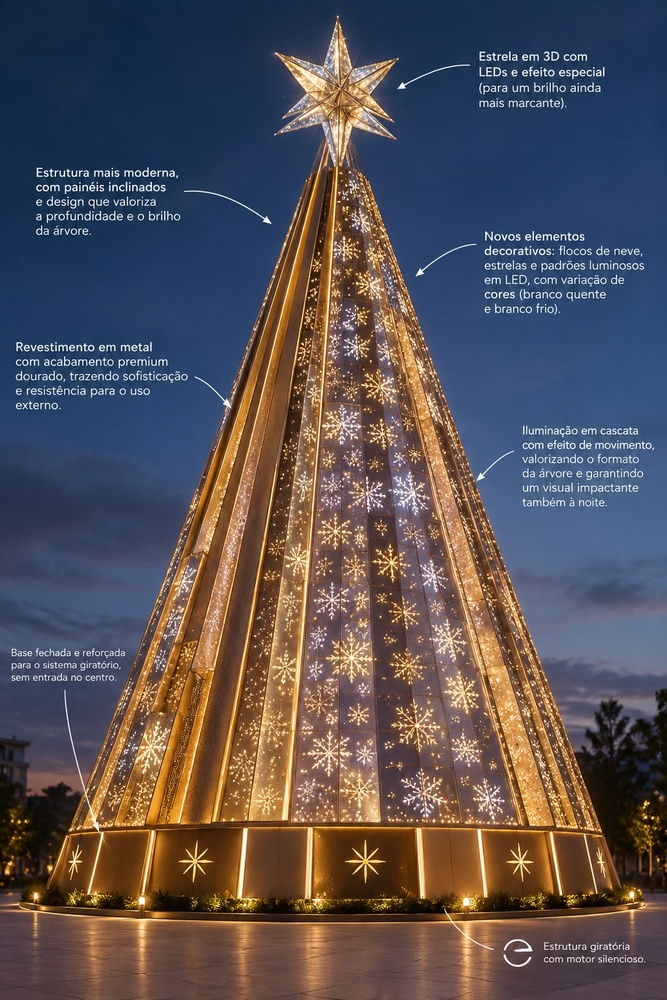
#> input picture gerados/arvore/WhatsApp Image 2026-09-11 at 17.51.30.jpeg, 667 x 1000 px, shrunk from 1024 x 1536 before the run
$ python -i referencia.py   (imports and definitions only)
#> lines starting #> are read from the running program, lines starting #| are printed output that depends on the picture; after the words box and inside, x2 and y2 are one past the last pixel; in counts of white or black regions, pixels touching at a corner belong together
"""Medicao de uma imagem de referencia: silhueta, proporcoes por faixas e marcas acesas.

Responde ao que se julga numa referencia ANTES de modelar: onde comeca e acaba a
forma, a que altura estao as zonas que mandam (os olhos, um emblema, a base) e
quanto a silhueta enche a sua propria caixa. Tudo o que sai daqui e relativo ao
OBJETO (0 a 1 dentro da sua caixa), nunca a imagem - e o que permite comparar duas
imagens de escalas e enquadramentos diferentes.
"""
import io
import math

import numpy as np

FAIXAS = 16
MARCAS = 4
ALFA_OBJETO = 24
LIMIAR_DISTANCIA = 26.0
LIMIAR_FUNDO_LISO = 34.0
LIMIAR_ACIMA = 0.85
LIMIAR_MINIMO = 12.0
MINIMO_BURACO = 0.004
MINIMO_OBJETO = 0.0015
MINIMO_PECA = 0.02
MINIMO_PIXEIS_MARCA = 4.0
LIMIAR_COMPACTA = 0.15
LIMIAR_PECA_SOLTA = 0.5
PESO_LUZ = (0.299, 0.587, 0.114)


def carregar(caminho):
    """(rgb float32, alfa ou None) de um ficheiro de imagem, ja em RGBA."""
    with open(caminho, "rb") as ficheiro:
        return _dados_da_imagem(ficheiro.read())


def medir(caminho, faixas=FAIXAS, marcas=MARCAS, quadro=None):
    rgb, alfa = carregar(caminho)
    return medir_dados(rgb, alfa, faixas, marcas, quadro)


# [4 lines left out: function medir_bytes, not called in this run]


def medir_dados(rgb, alfa=None, faixas=FAIXAS, marcas=MARCAS, quadro=None):
    """quadro: (x0, y0, x1, y1) em fraccao da imagem, declarado por quem olhou onde esta o objeto."""
    bruta, como = _mascara_do_objeto(rgb, alfa)
    furada, outras = _limpar(bruta)
    cheia = _preencher(furada)
    declarada = _quadro_em_pixeis(quadro, cheia.shape)
    silhueta = True
    if declarada is not None and (_toca_a_moldura(cheia) or _compactacao(cheia) < LIMIAR_COMPACTA):
        separada = _por_grabcut(rgb, declarada)
        limpa, _soltas = _limpar(separada)
        medida = _preencher(limpa)
        if _compactacao(medida) >= LIMIAR_COMPACTA and not _toca_a_moldura(medida):
            furada, cheia, outras = limpa, medida, []
            como = "corte de grafos (GrabCut) dentro do quadro que indicaste"
        else:
            silhueta = False
    caixa = _caixa(cheia) if silhueta else declarada
    if caixa is None:
        raise ValueError("nao encontrei objeto nenhum: a imagem parece vazia ou de uma cor so")
    x0, y0, x1, y1 = caixa
    largura = x1 - x0 + 1
    altura = y1 - y0 + 1
    if largura * altura < MINIMO_OBJETO * cheia.size:
        raise ValueError("o objeto encontrado e pequeno demais para medir (menos de 0,15% da imagem)")
    recorte = cheia[y0:y1 + 1, x0:x1 + 1]
    cinza_da_imagem = _cinza(rgb)
    cinza = cinza_da_imagem[y0:y1 + 1, x0:x1 + 1]
    inclinacao, alongamento = _eixos(recorte)
    centro = _centro(recorte)
    achados = _marcas_acesas(
        cinza_da_imagem, (x0, y0, largura, altura), marcas * 3 if declarada else marcas
    )
    marcas_do_relato, marcas_fora = _marcas_no_quadro(achados, declarada, marcas)
    medidas = {
        "imagem": (int(cheia.shape[1]), int(cheia.shape[0])),
        "como": como,
        "caixa": (int(x0), int(y0), int(x1), int(y1)),
        "objeto": (int(largura), int(altura)),
        "proporcao": largura / altura,
        "area": int(recorte.sum()),
        "area_relativa": float(recorte.mean()),
        "area_da_imagem": float(cheia.sum()) / cheia.size,
        "centro": centro,
        "inclinacao": inclinacao,
        "alongamento": alongamento,
        "eixo": "vertical" if altura >= largura else "horizontal",
        "perfil": _perfil(recorte, faixas),
        "brilho": _brilho_por_faixa(cinza, recorte, faixas),
        "marcas": marcas_do_relato,
        "marcas_fora": marcas_fora,
        "buracos": _buracos(furada[y0:y1 + 1, x0:x1 + 1], float(recorte.sum())),
        "outras_pecas": outras,
        "toca_a_moldura": _toca_a_moldura(cheia),
        "quadro": declarada,
        "silhueta": silhueta,
        "rgb": rgb,
        "mascara": cheia,
    }
    return medidas


# [187 lines left out: functions relato, comparar, desenho, not called in this run]


def _dados_da_imagem(bruto):
    from PIL import Image

    with Image.open(io.BytesIO(bruto)) as bruta:
#> bruta is the input picture: PIL image 667x1000 RGB; mean R, G, B 88.1, 80.8, 85.4
        tem_alfa = bruta.mode in ("RGBA", "LA", "PA") or "transparency" in bruta.info
#> tem_alfa = False
        imagem = bruta.convert("RGBA")
    dados = np.asarray(imagem).astype(np.float32)
    return dados[:, :, :3], (dados[:, :, 3] if tem_alfa else None)


def _cinza(rgb):
    return rgb[:, :, 0] * PESO_LUZ[0] + rgb[:, :, 1] * PESO_LUZ[1] + rgb[:, :, 2] * PESO_LUZ[2]


def _mascara_do_objeto(rgb, alfa):
    if alfa is not None and float(alfa.min()) < ALFA_OBJETO:
        return alfa >= ALFA_OBJETO, "canal alfa da imagem"
    fundo, espalhamento = _cor_do_fundo(rgb)
    if espalhamento <= LIMIAR_FUNDO_LISO:
        distancia = np.abs(rgb - fundo).max(axis=2)
        return distancia > LIMIAR_DISTANCIA, (
            f"diferenca para a cor de fundo da borda ({fundo[0]:.0f},{fundo[1]:.0f},{fundo[2]:.0f})"
        )
    return _por_otsu(rgb), "luminancia por Otsu (a borda nao tem cor unica)"


def _cor_do_fundo(rgb):
    altura, largura = rgb.shape[:2]
    faixa = max(1, min(altura, largura) // 12)
    bordas = np.concatenate([
        rgb[:faixa].reshape(-1, 3),
        rgb[-faixa:].reshape(-1, 3),
        rgb[:, :faixa].reshape(-1, 3),
        rgb[:, -faixa:].reshape(-1, 3),
    ])
    fundo = np.median(bordas, axis=0)
#> fundo = [46, 60, 78]
    espalhamento = float(np.percentile(np.abs(bordas - fundo).max(axis=1), 85))
#> espalhamento = 69
#> in _mascara_do_objeto, `fundo, espalhamento = _cor_do_fundo(rgb)`: fundo = [46, 60, 78]; espalhamento = 69
    return fundo, espalhamento


def _por_otsu(rgb):
    """Dos dois lados do limiar de Otsu, fica o que se comportar como OBJETO.

    Dois sinais, nesta ordem: o objeto nao encosta a moldura da imagem (o fundo encosta, por
    definicao) e, entre os que nao encostam, e o mais compacto. Cada sinal sozinho engana -
    num fundo com textura a limpeza liga os pontos soltos numa teia que cobre tudo (compacta,
    mas encostada a moldura) e o fundo tem tanta area como o objeto (encostado, mas nem sempre
    o mais compacto). Medido, nao adivinhado.
    """
    import cv2

    cinza = cv2.cvtColor(rgb.astype(np.uint8), cv2.COLOR_RGB2GRAY)
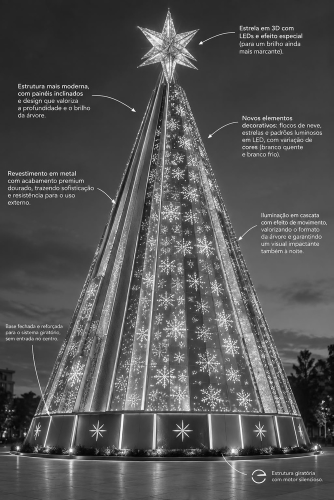
#> cinza: shape (1000, 667) (shown at 1/2 size); min 1, max 254, mean 83.5
    _, clara = cv2.threshold(cinza, 0, 255, cv2.THRESH_BINARY + cv2.THRESH_OTSU)
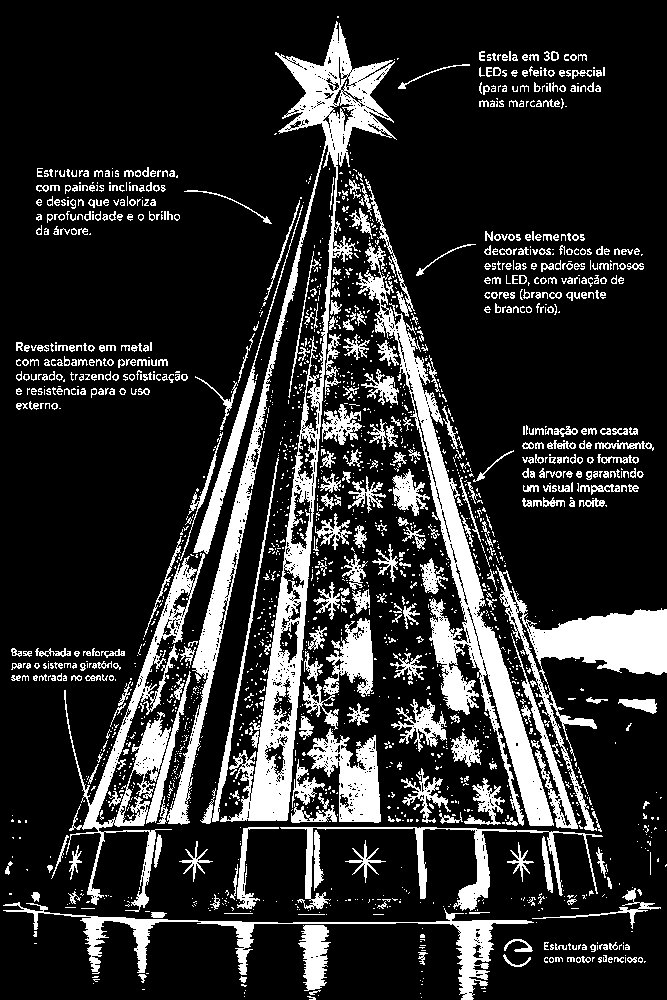
#> clara: shape (1000, 667); 17.8% white; 2073 white regions (1567 under 20 px), largest, box (x1, y1, x2, y2) and area: (167, 21, 397, 825) 24261, (356, 243, 554, 826) 14866, (496, 565, 667, 831) 8543
    candidatas = [(clara > 0), (cv2.bitwise_not(clara) > 0)]
    limpas = [_limpar(candidata)[0] for candidata in candidatas]
#> limpas = 2 items
    soltas = [mascara for mascara in limpas if not _toca_a_moldura(mascara)]
#> soltas = []
    return max(soltas or limpas, key=_compactacao)


LIMITE_DO_QUADRO_NA_IMAGEM = 0.70
LADO_PARA_MEIA_ESCALA = 360


# [39 lines left out: function _por_grabcut, not called in this run]


def _toca_a_moldura(mascara):
    return bool(mascara[0].any() or mascara[-1].any() or mascara[:, 0].any() or mascara[:, -1].any())


def _compactacao(mascara):
    caixa = _caixa(mascara)
#> in _caixa, `linhas = np.flatnonzero(mascara.any(axis=1))`: linhas = 984 values from 16 to 999
#> in _caixa, `colunas = np.flatnonzero(mascara.any(axis=0))`: colunas = 664 values from 3 to 666
#> caixa = (3, 16, 666, 999)
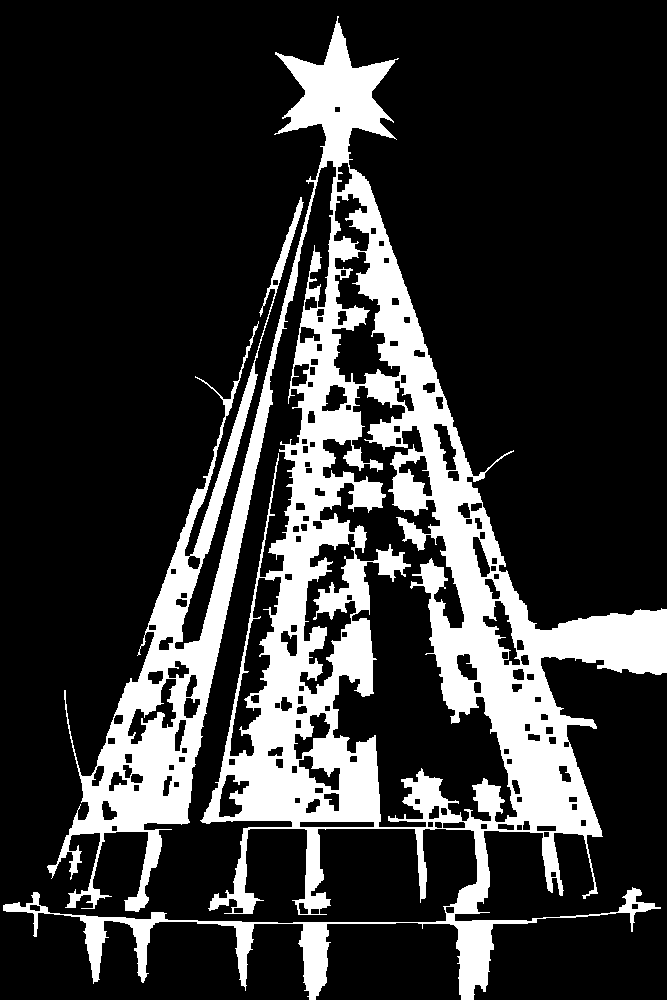
#> mascara: shape (1000, 667) bool; 20.7% white; 1 white region, box (x1, y1, x2, y2) and area: (3, 16, 667, 1000) 137943
    if caixa is None:
        return 0.0
    x0, y0, x1, y1 = caixa
#> x0 = 3; y0 = 16; x1 = 666; y1 = 999
    return float(mascara.sum()) / float((x1 - x0 + 1) * (y1 - y0 + 1))


def _limpar(mascara):
    """Maior peca ligada, sem os pontos soltos; devolve tambem a area das pecas descartadas."""
    import cv2

    nucleo = np.ones((3, 3), np.uint8)
    tinta = mascara.astype(np.uint8) * 255
    tinta = cv2.morphologyEx(tinta, cv2.MORPH_CLOSE, nucleo, iterations=2)
    quantos, rotulos, estatisticas, _ = cv2.connectedComponentsWithStats(tinta, 8)
    if quantos <= 1:
        return tinta > 0, []
    areas = estatisticas[1:, cv2.CC_STAT_AREA]
    maior = 1 + int(np.argmax(areas))
    descartadas = [
        float(area) / float(areas.max())
        for indice, area in enumerate(areas, start=1)
        if indice != maior and float(area) / float(areas.max()) >= MINIMO_PECA
    ]
    return rotulos == maior, sorted(descartadas, reverse=True)


def _preencher(mascara):
    """Silhueta sem furos: o detalhe claro dentro do objeto nao pode furar o contorno."""
    import cv2

    tinta = mascara.astype(np.uint8) * 255
    contornos, _ = cv2.findContours(tinta, cv2.RETR_EXTERNAL, cv2.CHAIN_APPROX_SIMPLE)
    cheia = np.zeros_like(tinta)
    cv2.drawContours(cheia, contornos, -1, 255, thickness=cv2.FILLED)
    return cheia > 0


def _caixa(mascara):
    linhas = np.flatnonzero(mascara.any(axis=1))
    colunas = np.flatnonzero(mascara.any(axis=0))
    if linhas.size == 0 or colunas.size == 0:
        return None
    return int(colunas[0]), int(linhas[0]), int(colunas[-1]), int(linhas[-1])


def _quadro_em_pixeis(quadro, forma):
    if not quadro:
        return None
    altura, largura = forma[:2]
    valores = [float(valor) for valor in quadro]
    if len(valores) != 4:
        raise ValueError("o quadro precisa de 4 numeros: x0, y0, x1, y1")
    x0, y0, x1, y1 = valores
    if not (0.0 <= x0 < x1 <= 1.0 and 0.0 <= y0 < y1 <= 1.0):
        raise ValueError(
            "o quadro tem de caber na imagem e ter area: x0 < x1 e y0 < y1, os quatro entre 0% e 100%"
        )
    caixa = (
        int(round(x0 * largura)),
        int(round(y0 * altura)),
        min(largura - 1, int(round(x1 * largura)) - 1),
        min(altura - 1, int(round(y1 * altura)) - 1),
    )
    if (caixa[2] - caixa[0] + 1) * (caixa[3] - caixa[1] + 1) < MINIMO_OBJETO * largura * altura:
        raise ValueError("o quadro declarado e pequeno demais para medir (menos de 0,15% da imagem)")
    return caixa


def _centro(recorte):
    ys, xs = np.nonzero(recorte)
    if xs.size == 0:
        return 0.5, 0.5
    return float(xs.mean()) / recorte.shape[1], float(ys.mean()) / recorte.shape[0]


def _eixos(recorte):
    ys, xs = np.nonzero(recorte)
    if xs.size < 3:
        return 0.0, 1.0
    pontos = np.stack([xs - xs.mean(), ys - ys.mean()], axis=1).astype(np.float64)
    valores, vetores = np.linalg.eigh(pontos.T @ pontos / len(pontos))
    ordem = np.argsort(valores)[::-1]
    maior, menor = float(valores[ordem[0]]), float(valores[ordem[1]])
    alongamento = math.sqrt(maior / menor) if menor > 1e-9 else 99.0
    vetor = vetores[:, ordem[0]]
    inclinacao = math.degrees(math.atan2(abs(float(vetor[0])), abs(float(vetor[1]))))
    return inclinacao, alongamento


def _perfil(recorte, faixas):
    altura, largura = recorte.shape
    linhas = []
    for indice in range(max(1, faixas)):
        topo, base = _limites_da_faixa(indice, altura, faixas)
        fatia = recorte[topo:base]
        colunas = np.flatnonzero(fatia.any(axis=0))
        if colunas.size == 0:
            linhas.append(((indice + 0.5) / faixas, 0.0, 0.5, 0.0))
            continue
        linhas.append((
            (indice + 0.5) / faixas,
            (colunas[-1] - colunas[0] + 1) / largura,
            float(colunas.mean()) / largura,
            float(fatia.mean()),
        ))
    return linhas


def _brilho_por_faixa(cinza, recorte, faixas):
    altura = recorte.shape[0]
    valores = []
    for indice in range(max(1, faixas)):
        topo, base = _limites_da_faixa(indice, altura, faixas)
        fatia = recorte[topo:base]
        if not fatia.any():
            valores.append(0.0)
            continue
        valores.append(float(cinza[topo:base][fatia].mean()) / 255.0)
    return valores


def _limites_da_faixa(indice, altura, faixas):
    topo = min(altura - 1, int(round(indice * altura / faixas)))
    base = max(topo + 1, min(altura, int(round((indice + 1) * altura / faixas))))
    return topo, base


def _marcas_acesas(cinza, caixa, quantas):
    """Regioes ACESAS medidas na IMAGEM, por MASSA - nunca presas a mascara do objeto.

    Dois defeitos medidos na mesma imagem (rosto de malha de pontos sobre fundo salpicado
    de particulas acesas), os dois aqui:
    1. A procura era DENTRO da mascara do objeto, e a mascara sai errada exactamente quando
    objeto e fundo partilham a cor - nessa imagem deixava de fora 98% dos pixeis acesos
    (984 de 47631) e o resultado era ZERO marcas, no momento em que elas mais precisavam de
    sair. A marca (um olho, um emblema) e um sinal de brilho proprio: nao depende da silhueta.
    2. A ordem era por BRILHO MEDIO, e num fundo salpicado o mais brilhante e um ponto
    minusculo e puro, enquanto a marca de verdade e uma mancha com MASSA. Passa a ordenar-se
    por area - as particulas caem para o fim sozinhas - e cada mancha leva a area e o quanto
    enche a propria caixa: uma rede de fios enche 5%, um olho cheio enche 30%.
    """
    import cv2

    if cinza.size == 0:
        return []
    limiar = max(float(cinza.max()) * LIMIAR_ACIMA, LIMIAR_MINIMO)
    acima = (cinza >= limiar).astype(np.uint8)
    if not acima.any():
        return []
    quantos, rotulos, estatisticas, _ = cv2.connectedComponentsWithStats(acima, 8)
    x0, y0, largura_caixa, altura_caixa = caixa
    achados = []
    for indice in range(1, quantos):
        area = float(estatisticas[indice, cv2.CC_STAT_AREA])
        if area < MINIMO_PIXEIS_MARCA:
            continue
        marca = rotulos == indice
        ys, xs = np.nonzero(marca)
        valores = cinza[marca]
        largura_marca = float(estatisticas[indice, cv2.CC_STAT_WIDTH])
        altura_marca = float(estatisticas[indice, cv2.CC_STAT_HEIGHT])
        achados.append({
            "brilho": float(valores.mean()) / 255.0,
            "pico": float(valores.max()) / 255.0,
            "x": (float(xs.mean()) - x0) / largura_caixa,
            "y": (float(ys.mean()) - y0) / altura_caixa,
            "area": area,
            "caixa": (largura_marca / largura_caixa, altura_marca / altura_caixa),
            "compacidade": area / max(1.0, largura_marca * altura_marca),
        })
    achados.sort(key=lambda achado: -achado["area"])
    return achados[:max(1, quantas)]


def _marcas_no_quadro(achados, declarada, quantas):
    if not declarada:
        return achados[:quantas], 0
    dentro = [
        achado for achado in achados
        if 0.0 <= achado["x"] <= 1.0 and 0.0 <= achado["y"] <= 1.0
    ]
    return dentro[:quantas], len(achados) - len(dentro)


def _buracos(recorte, area_objeto):
    import cv2

    contornos, hierarquia = cv2.findContours(
        recorte.astype(np.uint8) * 255, cv2.RETR_CCOMP, cv2.CHAIN_APPROX_SIMPLE
    )
    if hierarquia is None:
        return []
    area_objeto = area_objeto or 1.0
    altura, largura = recorte.shape
    achados = []
    for indice, contorno in enumerate(contornos):
        if hierarquia[0][indice][3] == -1:
            continue
        area = float(cv2.contourArea(contorno))
        if area / area_objeto < MINIMO_BURACO:
            continue
        instantes = contorno.reshape(-1, 2).astype(np.float64)
        centro = instantes.mean(axis=0)
        achados.append({
            "area": area / area_objeto,
            "x": float(centro[0]) / largura,
            "y": float(centro[1]) / altura,
        })
    return sorted(achados, key=lambda buraco: -buraco["area"])


# [125 lines left out: functions _leitura_da_proporcao, _texto_do_eixo, _texto_do_alongamento, _leitura_do_perfil, _texto_da_diferenca, _texto_sem_silhueta and 4 more, not called in this run]

>>> result = medir('../../../gerados/arvore/WhatsApp Image 2026-09-11 at 17.51.30.jpeg')
#> in _compactacao (call 2), `caixa = _caixa(mascara)`: caixa = (0, 0, 666, 999)
#> in _compactacao (call 2), `caixa = _caixa(mascara)`:
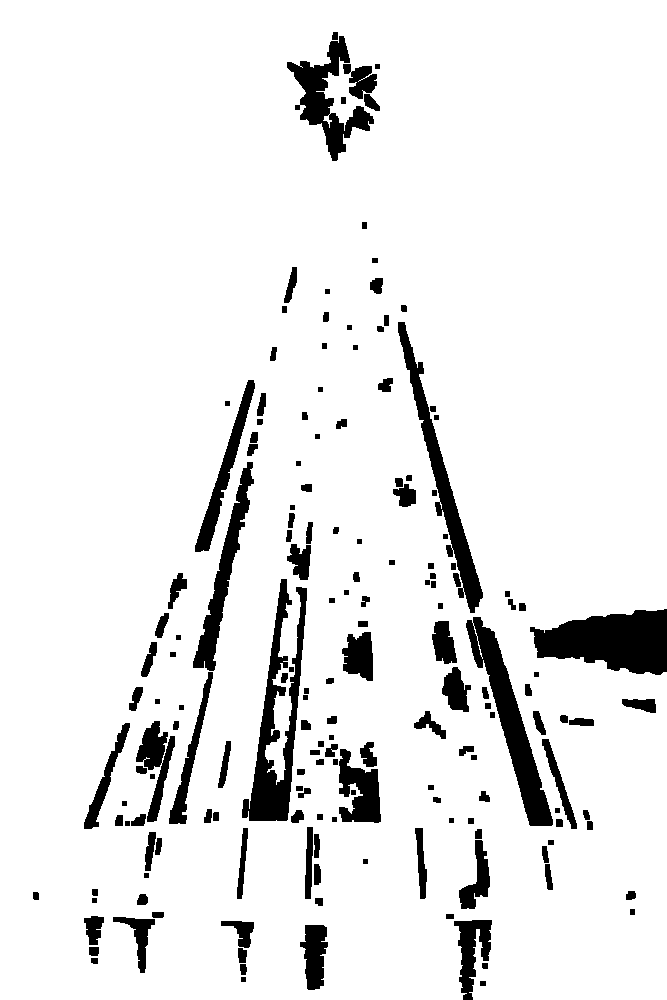
#> mascara: shape (1000, 667) bool; 91.5% white; 171 black regions, largest, box (x1, y1, x2, y2) and area: (530, 609, 667, 675) 6228, (242, 579, 307, 821) 5449, (466, 617, 553, 826) 4784
#> in _compactacao (call 2), `x0, y0, x1, y1 = caixa`: x0 = 0
#> (the rest of the program and of its run is left out)
